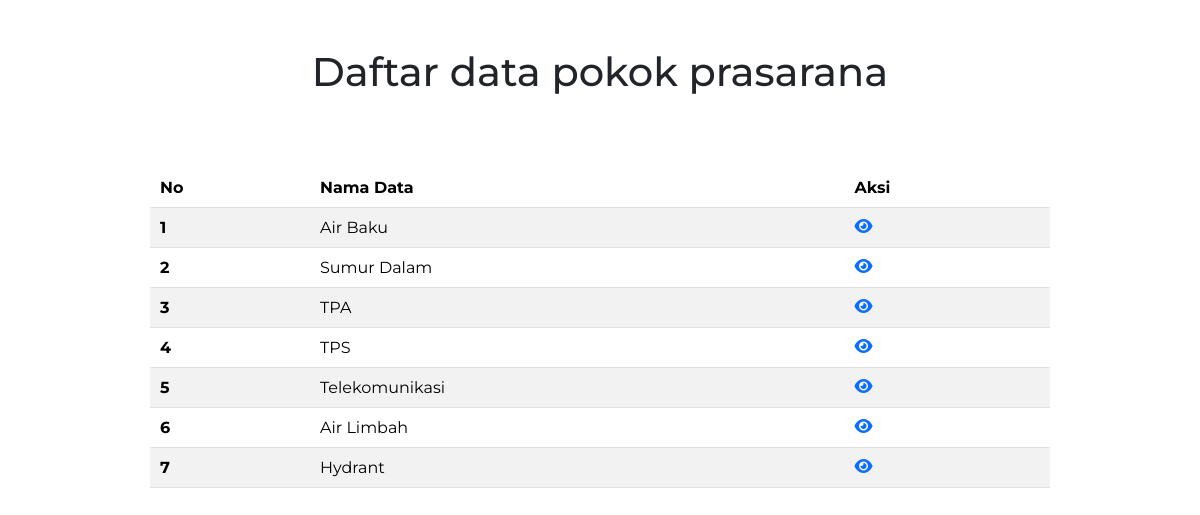
Page /backend/daftar-data-prasarana.php (signed in) on the committed database.
### tables this page shows
CREATE TABLE `data_prasarana` (
  `id` int NOT NULL,
  `nama_data` varchar(255) DEFAULT NULL
);

### backend/daftar-data-prasarana.php (called while the page is built, shortened)
<?php
require 'functions/functions.php';
$getdata = query("SELECT * FROM data_prasarana");
$i = 1;
require 'views/daftar-data-prasarana.view.php';

### backend/functions/functions.php (called while the page is built, shortened)
<?php
include_once 'sweetalert.php';
if (!function_exists('koneksi')) {
    function koneksi()
    {
        $conn = mysqli_connect("localhost", "root", "", "webgis_cilegon");
        return $conn;
    }
}
if (!function_exists('query')) {
    function query($sql, $params = [])
    {
        $conn = koneksi();
        $stmt = mysqli_prepare($conn, $sql);
        $result = mysqli_stmt_execute($stmt);
        $rows = [];
        $result_set = mysqli_stmt_get_result($stmt);
        while ($row = mysqli_fetch_assoc($result_set)) {
            $rows[] = $row;
        }
        return $rows;
    }
}

### backend/views/daftar-data-prasarana.view.php (the view, shortened to what this page needs)
<?php include 'views/partials/starter-head.php' ?>
<div class="container-fluid">
    <h1 class="mt-5 mb-2 text-center text-dark">Daftar data pokok prasarana</h1>
    <div class="row w-75 m-auto">
        <div id="search-container" class="table-responsive mt-3">
            <table class="table table-striped m-auto mt-5">
                <thead>
                    <tr class="fofa">
                        <th scope="col">No</th>
                        <th scope="col">Nama Data</th>
                        <th scope="col">Aksi</th>
                    </tr>
                </thead>
                <tbody>
                    <?php foreach ($getdata as $a) : ?>
                        <tr>
                            <th class="=" scope="row"><?= $i++; ?></th>
                            <td><?= $a['nama_data']; ?></td>
                            <td><a href="detail-data-prasarana?id=<?= $a['id']; ?>"><i class="fa-solid fa-eye"></i></a>
                            </td>
                        </tr>
                    <?php endforeach; ?>
                </tbody>
            </table>
        </div>
    </div>
</div>
<?php include 'views/partials/starter-foot.php' ?>

### backend/css/default.css (style rules this page uses)
* { padding: 0 !important; margin: 0 !important; }

### backend/css/daftar-prasarana.css (style rules this page uses)
* { font-family: Montserrat; }
th { padding: 10px !important; }
td { padding: 10px !important; }

### rows in the picture
data_prasarana: nama_data "Air Baku"
data_prasarana: nama_data "Sumur Dalam"
data_prasarana: nama_data "TPA"
data_prasarana: nama_data "TPS"
data_prasarana: nama_data "Telekomunikasi"
data_prasarana: nama_data "Air Limbah"
data_prasarana: nama_data "Hydrant"
